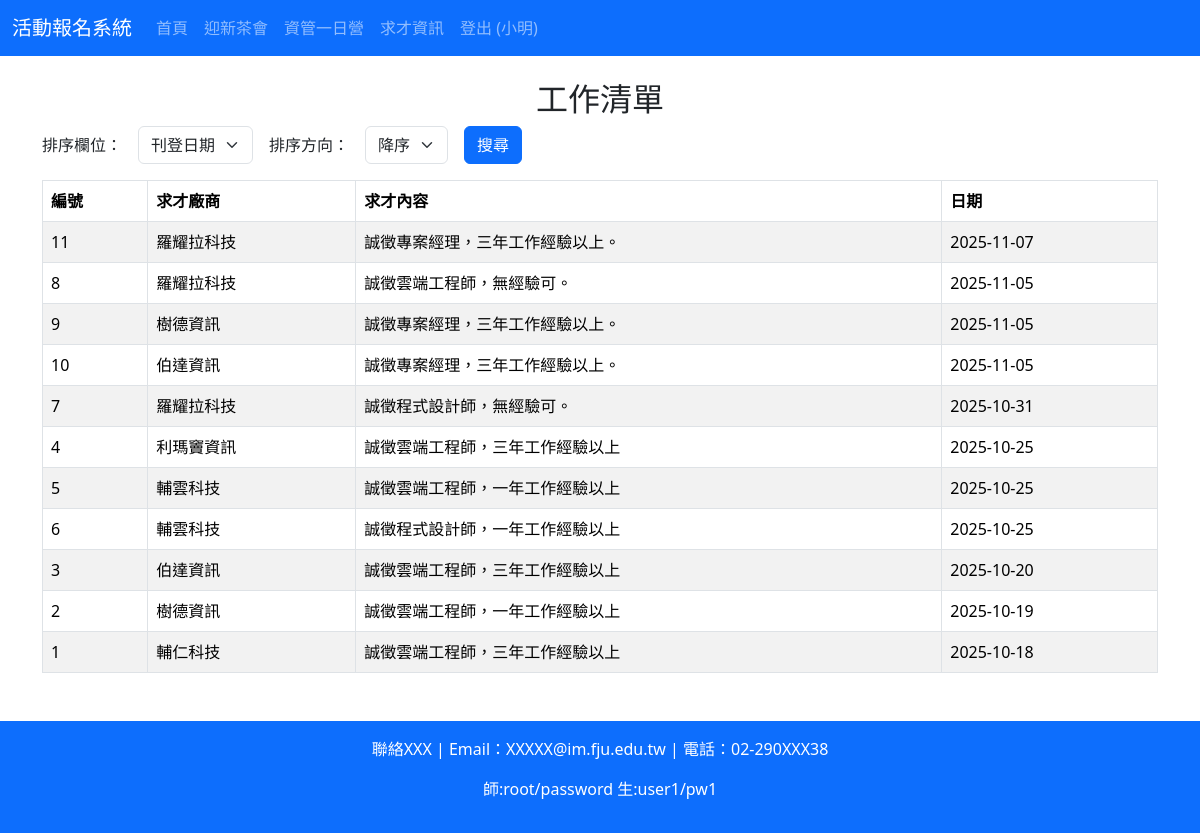
Screenshot of /job.php (signed in) with the database file from the repository.
### tables this page shows
CREATE TABLE `job` (
  `postid` int(11) NOT NULL,
  `company` varchar(100) NOT NULL,
  `content` text NOT NULL,
  `pdate` date NOT NULL
);

### job.php (the view, shortened to what this page needs)
<?php
require_once 'db.php';
$order = $_POST["order"] ?? "pdate";
$direction = $_POST["direction"] ?? "DESC";
try {
    $sql = "SELECT postid, company, content, pdate FROM job";
    $valid_orders = ['company', 'content', 'pdate'];
    if (in_array($order, $valid_orders)) {
        $sql .= " ORDER BY " . $order . " " . ($direction === "ASC" ? "ASC" : "DESC");
    } else {
        $sql .= " ORDER BY pdate DESC";
    }
    $stmt = $conn->prepare($sql);
    $stmt->execute();
    $jobs = $stmt->fetchAll(PDO::FETCH_ASSOC);
} catch (PDOException $e) {
    error_log("PDO Error: " . $e->getMessage());
    echo "查詢失敗，請聯繫管理員。";
    exit;
}
include 'header.php';
?>
<div class="container mt-4">
    <h2 class="text-center">工作清單</h2>
    <form action="job.php" method="post" class="row g-3 mb-3">
        <div class="col-auto">
            <label for="order" class="col-form-label">排序欄位：</label>
        </div>
        <div class="col-auto">
            <select name="order" class="form-select" aria-label="選擇排序欄位">
                <option value="pdate" <?=($order=="pdate")?"selected":""?>>刊登日期</option>
            </select>
        </div>
        <div class="col-auto">
            <label for="direction" class="col-form-label">排序方向：</label>
        </div>
        <div class="col-auto">
            <select name="direction" class="form-select" aria-label="選擇排序方向">
                <option value="DESC" <?=($direction=="DESC")?"selected":""?>>降序</option>
            </select>
        </div>
        <div class="col-auto">
            <input class="btn btn-primary" type="submit" value="搜尋">
        </div>
    </form>
    <?php if (empty($jobs)): ?>
        <p class="text-center">目前沒有工作資訊。</p>
    <?php else: ?>
        <table class="table table-striped table-bordered">
            <thead>
                <tr>
                    <th>編號</th>
                    <th>求才廠商</th>
                    <th>求才內容</th>
                    <th>日期</th>
                </tr>
            </thead>
            <tbody>
                <?php foreach ($jobs as $job): ?>
                    <tr>
                        <td><?php echo htmlspecialchars($job['postid']); ?></td>
                        <td><?php echo htmlspecialchars($job['company']); ?></td>
                        <td><?php echo htmlspecialchars($job['content']); ?></td>
                        <td><?php echo htmlspecialchars($job['pdate']); ?></td>
                    </tr>
                <?php endforeach; ?>
            </tbody>
        </table>
    <?php endif; ?>
</div>
<?php include 'footer.php'; ?>

### header.php (shortened to what this page needs)
<!DOCTYPE html>
<html lang="zh-TW">
<head>
    <link href="https://cdn.jsdelivr.net/npm/bootstrap@5.3.3/dist/css/bootstrap.min.css" rel="stylesheet">
</head>
<body>
    <nav class="navbar navbar-expand-lg navbar-dark bg-primary">
        <div class="container-fluid">
            <a class="navbar-brand" href="index.php">活動報名系統</a>
            <div class="collapse navbar-collapse" id="navbarNav">
                <ul class="navbar-nav">
                    <li class="nav-item"><a class="nav-link" href="index.php">首頁</a></li>
                    <li class="nav-item"><a class="nav-link" href="status.php">迎新茶會</a></li>
                    <li class="nav-item"><a class="nav-link" href="conference.php">資管一日營</a></li>
                    <li class="nav-item"><a class="nav-link" href="job.php">求才資訊</a></li>
                    <li class="nav-item">
                        <?php if (isset($_SESSION['user_id'])): ?>
                            <a class="nav-link" href="logout.php">登出 (<?php echo $_SESSION['user_name']; ?>)</a>
                        <?php else: ?>
                            <a class="nav-link" href="login.php">登入</a>
                        <?php endif; ?>
                    </li>
                </ul>
            </div>
        </div>
    </nav>

### footer.php
    <footer class="bg-primary text-white text-center py-3 mt-5">
        <p>聯絡XXX | Email：XXXXX@im.fju.edu.tw | 電話：02-290XXX38</p>
        <p>師:root/password 生:user1/pw1
    </footer>
</body>
</html>

### rows the page displays
job: postid "11", company "羅耀拉科技", content "誠徵專案經理，三年工作經驗以上。", pdate "2025-11-07"
job: postid "8", company "羅耀拉科技", content "誠徵雲端工程師，無經驗可。", pdate "2025-11-05"
job: postid "9", company "樹德資訊", content "誠徵專案經理，三年工作經驗以上。", pdate "2025-11-05"
job: postid "10", company "伯達資訊", content "誠徵專案經理，三年工作經驗以上。", pdate "2025-11-05"
job: postid "7", company "羅耀拉科技", content "誠徵程式設計師，無經驗可。", pdate "2025-10-31"
job: postid "4", company "利瑪竇資訊", content "誠徵雲端工程師，三年工作經驗以上", pdate "2025-10-25"
job: postid "5", company "輔雲科技", content "誠徵雲端工程師，一年工作經驗以上", pdate "2025-10-25"
job: postid "6", company "輔雲科技", content "誠徵程式設計師，一年工作經驗以上", pdate "2025-10-25"
job: postid "3", company "伯達資訊", content "誠徵雲端工程師，三年工作經驗以上", pdate "2025-10-20"
job: postid "2", company "樹德資訊", content "誠徵雲端工程師，一年工作經驗以上", pdate "2025-10-19"
job: postid "1", company "輔仁科技", content "誠徵雲端工程師，三年工作經驗以上", pdate "2025-10-18"

### other values shown
$_SESSION['user_name'] "小明"
